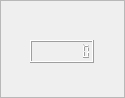
<?xml version="1.0" encoding="UTF-8"?>
<ui version="4.0">
 <class>QCounter</class>
 <widget class="QFrame" name="QCounter">
  <property name="geometry">
   <rect>
    <x>0</x>
    <y>0</y>
    <width>125</width>
    <height>98</height>
   </rect>
  </property>
  <property name="windowTitle">
   <string>Frame</string>
  </property>
  <property name="frameShape">
   <enum>QFrame::StyledPanel</enum>
  </property>
  <property name="frameShadow">
   <enum>QFrame::Raised</enum>
  </property>
  <widget class="QLCDNumber" name="lcdNumber">
   <property name="geometry">
    <rect>
     <x>30</x>
     <y>40</y>
     <width>64</width>
     <height>23</height>
    </rect>
   </property>
   <property name="smallDecimalPoint">
    <bool>false</bool>
   </property>
   <property name="numDigits">
    <number>8</number>
   </property>
   <property name="digitCount">
    <number>8</number>
   </property>
   <property name="mode">
    <enum>QLCDNumber::Dec</enum>
   </property>
  </widget>
 </widget>
 <resources/>
 <connections/>
</ui>
